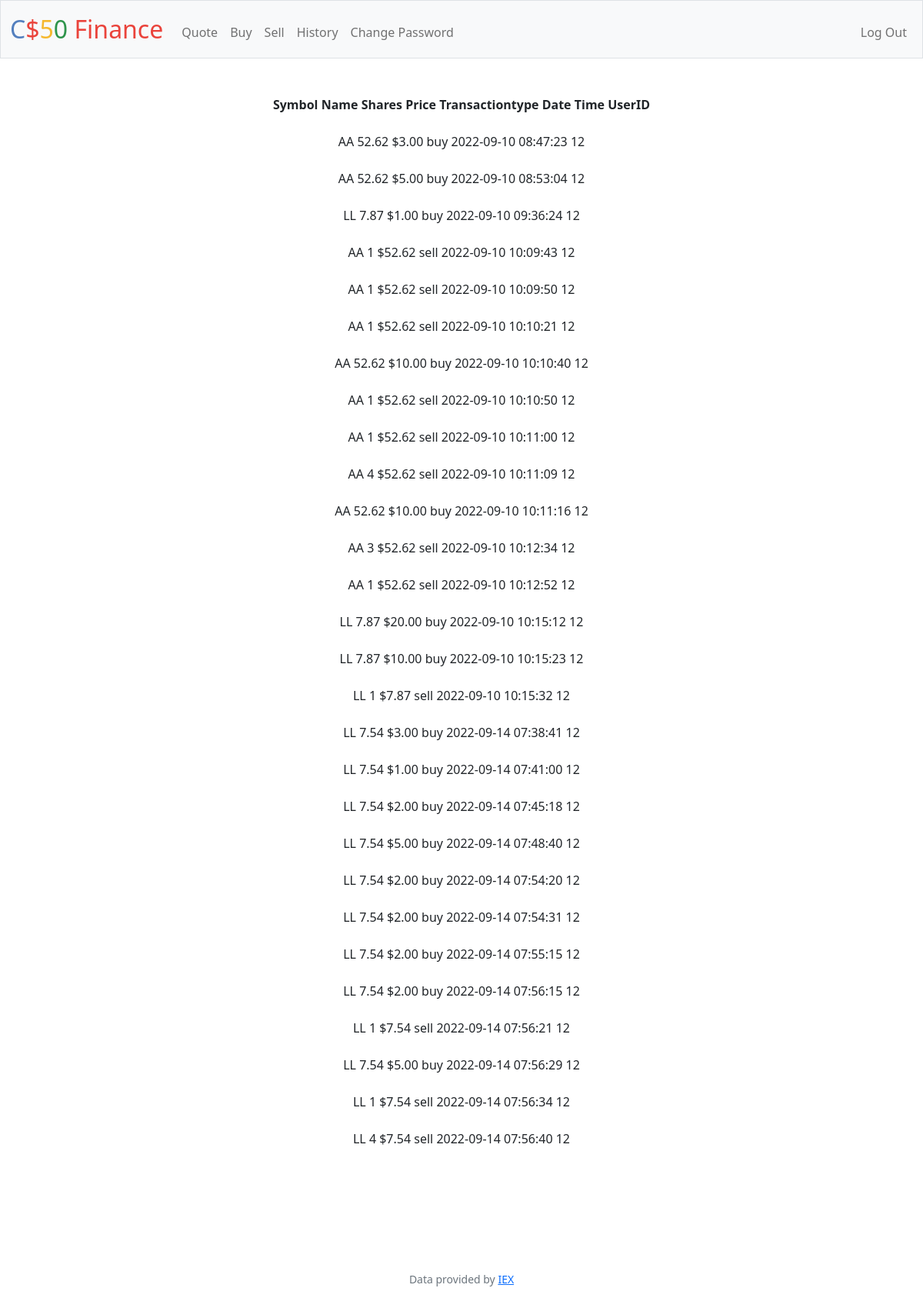
The page /history (signed in) on the database its author committed.
### tables this page shows
CREATE TABLE 'transactions' ('symbol' text NOT NULL, 'price' , 'shares' , 'transactiontype' , 'date' date NOT NULL, 'time' time NOT NULL,'userID' text, PRIMARY KEY ('symbol', 'date', 'time'));

### app.py (the view)
@app.route("/history")
@login_required
def history():
    transactions = db.execute(
        "SELECT * FROM transactions WHERE userID = ?",
        session["user_id"],)
    infos = ""
    if not transactions:
        infos = "No transactions found!"
    return render_template(
        "history.html", transactions=transactions, infos=infos)

### app.py (called while the page is built)
@app.after_request
def after_request(response):
    response.headers["Cache-Control"] = "no-cache, no-store, must-revalidate"
    response.headers["Expires"] = 0
    response.headers["Pragma"] = "no-cache"
    return response

### helpers.py (called while the page is built)
def login_required(f):
    @wraps(f)
    def decorated_function(*args, **kwargs):
        if session.get("user_id") is None:
            return redirect("/login")
        return f(*args, **kwargs)
    return decorated_function

def usd(value):
    return f"${value:,.2f}"

### templates/history.html (shortened to what this page needs)
{% extends "layout.html" %}
{% block main %}
    <table class="table">
        <head>
            <b>
            <h>Symbol </h>
            <h>Name </h>
            <h>Shares </h>
            <h>Price </h>
            <h>Transactiontype </h>
            <h>Date </h>
            <h>Time </h>
            <h>UserID </h>
            </b>
        </head>
        <br><br>
        <body>
        {% for s in transactions %}
            <row>{{s.symbol}} </row>
            <row>{{s.shares}} </row>
            <row>{{s.price | usd }} </row>
            <row>{{s.transactiontype}} </row>
            <row>{{s.date}} </row>
            <row>{{s.time}} </row>
            <row>{{s.userID}} </row>
            <br><br>
        {% endfor %}
        <br>
        <row>{{infos}}</row><br><br>
        </body>
    </table>
{% endblock %}

### templates/layout.html (shortened to what this page needs)
<!DOCTYPE html>
<html lang="en">
    <head>
        <link href="https://cdn.jsdelivr.net/npm/bootstrap@5.1.3/dist/css/bootstrap.min.css" rel="stylesheet">
        <link href="/static/styles.css" rel="stylesheet">
    </head>
    <body>
        <nav class="bg-light border navbar navbar-expand-md navbar-light">
            <div class="container-fluid">
                <a class="navbar-brand" href="/"><span class="blue">C</span><span class="red">$</span><span class="yellow">5</span><span class="green">0</span> <span class="red">Finance</span></a>
                <div class="collapse navbar-collapse" id="navbar">
                    {% if session["user_id"] %}
                        <ul class="navbar-nav me-auto mt-2">
                            <li class="nav-item"><a class="nav-link" href="/quote">Quote</a></li>
                            <li class="nav-item"><a class="nav-link" href="/buy">Buy</a></li>
                            <li class="nav-item"><a class="nav-link" href="/sell">Sell</a></li>
                            <li class="nav-item"><a class="nav-link" href="/history">History</a></li>
                            <li class="nav-item"><a class="nav-link" href="/changepassword">Change Password</a></li>
                        </ul>
                        <ul class="navbar-nav ms-auto mt-2">
                            <li class="nav-item"><a class="nav-link" href="/logout">Log Out</a></li>
                        </ul>
                    {% else %}
                        <ul class="navbar-nav ms-auto mt-2">
                            <li class="nav-item"><a class="nav-link" href="/register">Register</a></li>
                            <li class="nav-item"><a class="nav-link" href="/login">Log In</a></li>
                        </ul>
                    {% endif %}
                </div>
            </div>
        </nav>
        <main class="container-fluid py-5 text-center">
            {% block main %}{% endblock %}
        </main>
        <footer class="mb-5 small text-center text-muted">
            Data provided by <a href="https://iexcloud.io/">IEX</a>
        </footer>
    </body>
</html>

### static/styles.css (style rules this page uses)
nav .navbar-brand { font-size: xx-large; }
nav .navbar-brand .blue { color: #537fbe; }
nav .navbar-brand .red { color: #ea433b; }
nav .navbar-brand .yellow { color: #f5b82e; }
nav .navbar-brand .green { color: #2e944b; }

### rows shown on the page
transactions: symbol "AA", shares "52.62", price "$3.00", transactiontype "buy", date "2022-09-10", time "08:47:23", userID "12"
transactions: symbol "AA", shares "52.62", price "$5.00", transactiontype "buy", date "2022-09-10", time "08:53:04", userID "12"
transactions: symbol "LL", shares "7.87", price "$1.00", transactiontype "buy", date "2022-09-10", time "09:36:24", userID "12"
transactions: symbol "AA", shares "1", price "$52.62", transactiontype "sell", date "2022-09-10", time "10:09:43", userID "12"
transactions: symbol "AA", shares "1", price "$52.62", transactiontype "sell", date "2022-09-10", time "10:09:50", userID "12"
transactions: symbol "AA", shares "1", price "$52.62", transactiontype "sell", date "2022-09-10", time "10:10:21", userID "12"
transactions: symbol "AA", shares "52.62", price "$10.00", transactiontype "buy", date "2022-09-10", time "10:10:40", userID "12"
transactions: symbol "AA", shares "1", price "$52.62", transactiontype "sell", date "2022-09-10", time "10:10:50", userID "12"
transactions: symbol "AA", shares "1", price "$52.62", transactiontype "sell", date "2022-09-10", time "10:11:00", userID "12"
transactions: symbol "AA", shares "4", price "$52.62", transactiontype "sell", date "2022-09-10", time "10:11:09", userID "12"
transactions: symbol "AA", shares "52.62", price "$10.00", transactiontype "buy", date "2022-09-10", time "10:11:16", userID "12"
transactions: symbol "AA", shares "3", price "$52.62", transactiontype "sell", date "2022-09-10", time "10:12:34", userID "12"
transactions: symbol "AA", shares "1", price "$52.62", transactiontype "sell", date "2022-09-10", time "10:12:52", userID "12"
transactions: symbol "LL", shares "7.87", price "$20.00", transactiontype "buy", date "2022-09-10", time "10:15:12", userID "12"
transactions: symbol "LL", shares "7.87", price "$10.00", transactiontype "buy", date "2022-09-10", time "10:15:23", userID "12"
transactions: symbol "LL", shares "1", price "$7.87", transactiontype "sell", date "2022-09-10", time "10:15:32", userID "12"
transactions: symbol "LL", shares "7.54", price "$3.00", transactiontype "buy", date "2022-09-14", time "07:38:41", userID "12"
transactions: symbol "LL", shares "7.54", price "$1.00", transactiontype "buy", date "2022-09-14", time "07:41:00", userID "12"
transactions: symbol "LL", shares "7.54", price "$2.00", transactiontype "buy", date "2022-09-14", time "07:45:18", userID "12"
transactions: symbol "LL", shares "7.54", price "$5.00", transactiontype "buy", date "2022-09-14", time "07:48:40", userID "12"
transactions: symbol "LL", shares "7.54", price "$2.00", transactiontype "buy", date "2022-09-14", time "07:54:20", userID "12"
transactions: symbol "LL", shares "7.54", price "$2.00", transactiontype "buy", date "2022-09-14", time "07:54:31", userID "12"
transactions: symbol "LL", shares "7.54", price "$2.00", transactiontype "buy", date "2022-09-14", time "07:55:15", userID "12"
transactions: symbol "LL", shares "7.54", price "$2.00", transactiontype "buy", date "2022-09-14", time "07:56:15", userID "12"
transactions: symbol "LL", shares "1", price "$7.54", transactiontype "sell", date "2022-09-14", time "07:56:21", userID "12"
transactions: symbol "LL", shares "7.54", price "$5.00", transactiontype "buy", date "2022-09-14", time "07:56:29", userID "12"
transactions: symbol "LL", shares "1", price "$7.54", transactiontype "sell", date "2022-09-14", time "07:56:34", userID "12"
transactions: symbol "LL", shares "4", price "$7.54", transactiontype "sell", date "2022-09-14", time "07:56:40", userID "12"
